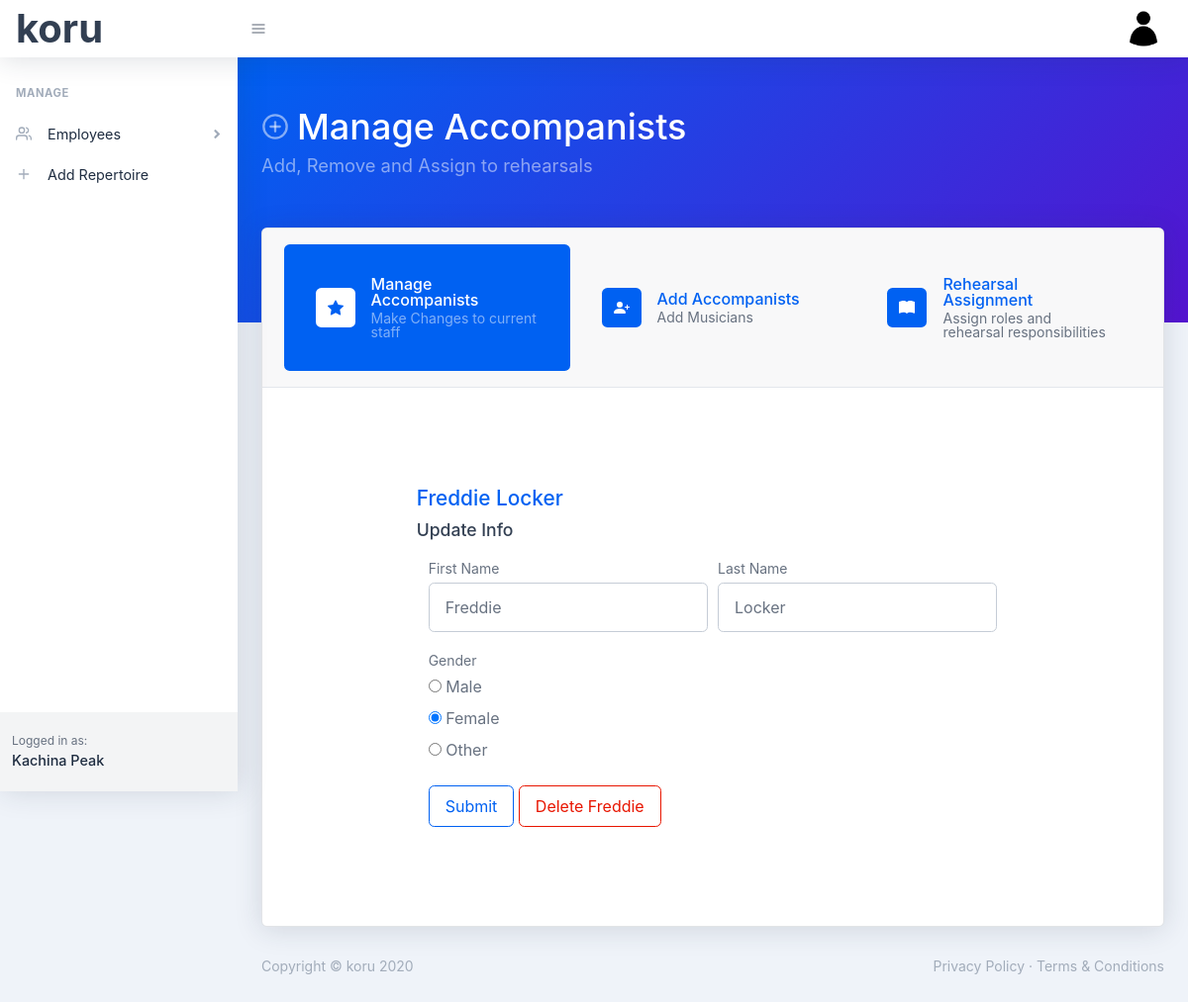
Page /accompanist/1 (signed in) on the committed database.
### koru/models.py (models this page shows, shortened)
class User(db.Model, UserMixin):
    id = db.Column(db.Integer, primary_key=True)
    first_name = db.Column(db.String(30), nullable=False)
    last_name = db.Column(db.String(30), nullable=False)
    company_name = db.Column(db.String(60), nullable=False)
    email = db.Column(db.String(60), unique=True, nullable=False)
    image_file = db.Column(db.String(20), nullable=False, default='default.png')
    password = db.Column(db.String(60), nullable=False)
    dancers = db.relationship('Dancer', backref='company', lazy=True)
    balletmasters= db.relationship('BalletMaster', backref='company', lazy=True)
    accompanists = db.relationship('Accompanist', backref='company', lazy=True)
    repetiteurs = db.relationship('Repetiteur', backref='company', lazy=True)

class Accompanist(db.Model):
    id = db.Column(db.Integer, primary_key=True)
    first_name = db.Column(db.String(30), nullable=False)
    last_name = db.Column(db.String(30), nullable=False)
    gender = db.Column(db.String(20), nullable=False)
    user_id = db.Column(db.Integer, db.ForeignKey('user.id'), nullable=False)

### koru/accompanists/routes.py (the view)
@accompanists.route('/accompanist/<int:accompanist_id>', methods=['GET', 'POST'])
@login_required
def accompanist(accompanist_id):
    accompanist = Accompanist.query.get_or_404(accompanist_id)
    if accompanist.company != current_user:
        abort(403)
    form = AddAccompanistForm()
    if form.validate_on_submit():
        accompanist.first_name = form.first_name.data
        accompanist.last_name = form.last_name.data
        accompanist.gender = form.gender.data
        db.session.commit()
        flash(f'{accompanist.first_name} updated', 'success')
        return redirect(url_for('accompanists.manage_accompanists'))
    elif request.method == 'GET':
        form.first_name.data = accompanist.first_name
        form.last_name.data = accompanist.last_name
        form.gender.data = accompanist.gender
    return render_template('accompanist.html', title=accompanist.first_name, manageActive='active', form=form, accompanist=accompanist)

### koru/accompanists/forms.py
class AddAccompanistForm(FlaskForm):
    first_name = StringField('First Name', validators=[DataRequired()])
    last_name = StringField('Last Name', validators=[DataRequired()])
    gender = RadioField(u'Gender', choices=[('Male'), ('Female'), ('Other')])
    submit = SubmitField('Submit')

### koru/models.py (called while the page is built)
@login_manager.user_loader
def load_user(user_id):
    return User.query.get(int(user_id))

### koru/templates/accompanist.html (shortened to what this page needs)
{% extends "manageAccompanistLayout.html" %}
{% block accompanistbody %}
<div class="tab-pane py-5 py-xl-10 fade show active" id="wizard1" role="tabpanel" aria-labelledby="wizard1-tab">
    <div class="row justify-content-center">
        <div class="col-xxl-6 col-xl-8 col-lg-10 col-md-10 col-sm-10 col-xs-12 m-1">
            <h3 class="text-primary">{{ accompanist.first_name }} {{ accompanist.last_name }}</h3>
            <h5 class="card-title">Update Info</h5>
            <form class="col-sm-12" method="POST" action="">
                <div class="form-row">
                    <div class="form-group col-md-6">
                        {{ form.first_name.label(class="small mb-1") }}
                        {% if form.first_name.errors %}
                            {{ form.first_name(class="form-control py-4 is-invalid", placeholder="First Name") }}
                                <div class="invalid-feedback">
                                    {% for error in form.first_name.errors %}
                                        <span>{{ error }}</span>
                                    {% endfor %}
                                </div>
                            {% else %}
                                {{ form.first_name(class="form-control py-4", placeholder="First Name") }}
                            {% endif %}
                    </div>
                    <div class="form-group col-md-6">
                        {{ form.last_name.label(class="small mb-1") }}
                        {% if form.last_name.errors %}
                            {{ form.last_name(class="form-control py-4 is-invalid", placeholder="Last Name") }}
                                <div class="invalid-feedback">
                                    {% for error in form.last_name.errors %}
                                        <span>{{ error }}</span>
                                    {% endfor %}
                                </div>
                            {% else %}
                                {{ form.last_name(class="form-control py-4", placeholder="Last Name") }}
                            {% endif %}
                    </div>
                </div>
                <div class="form-row">
                    <div class="form-group col-md-6">
                        {{ form.gender.label(class="small mb-1") }}
                        {% if form.gender.errors %}
                            {% for subfield in form.gender %} </br>
                                <tr>
                                    <td>{{ subfield }}</td>
                                    <td>{{ subfield.label }}</td>
                                </tr>
                            {% endfor %}</br>
                            {% for error in form.gender.errors %}
                                <span style="color: red;">{{ error }}</span>
                            {% endfor %}
                            {% else %}
                            {% for subfield in form.gender %} </br>
                                <tr>
                                    <td>{{ subfield }}</td>
                                    <td>{{ subfield.label }}</td>
                                </tr>
                            {% endfor %}
                            {% endif %}
                    </div>
                </div>
                {{ form.submit(class="btn btn-outline-primary") }}
                <button type="button" class="btn btn-outline-danger" data-toggle="modal" data-target="#deleteModalCenter">Delete {{ accompanist.first_name }}</button>
            </form>
        </div>
    </div>
</div>
{% endblock %}

### koru/templates/layout.html (shortened to what this page needs)
<!DOCTYPE html>
<html lang="en">
    <head>
        <link href="../static/css/styles.css" rel="stylesheet" />
        <link href="https://cdn.datatables.net/1.10.21/css/jquery.dataTables.min.css" type="text/css" rel="stylesheet" />
    </head>
    <body class="nav-fixed">
        <nav class="topnav navbar navbar-expand shadow navbar-light bg-white" id="sidenavAccordion">
            <a class="navbar-brand" style="font-size: 40px;" href="{{ url_for('main.index') }}">koru</a>
            <button class="btn btn-icon btn-transparent-dark order-1 order-lg-0 mr-lg-2" id="sidebarToggle" href="#"><i data-feather="menu"></i></button>
            <ul class="navbar-nav align-items-center ml-auto">
                {% if current_user.is_authenticated %}
                <li class="nav-item dropdown no-caret mr-2 dropdown-user">
                    <a class="btn btn-icon btn-transparent-dark dropdown-toggle" id="navbarDropdownUserImage" href="javascript:void(0);" role="button" data-toggle="dropdown" aria-haspopup="true" aria-expanded="false"><img class="img-fluid" src="../static/images/profile_pics/{{ current_user.image_file }}" /></a>
                </li>
                {% else %}
                <a class="nav-link" href="{{ url_for('users.register') }}">Register</a>
                <a class="nav-link" href="{{ url_for('users.login') }}">Login</a>
                {% endif %}
            </ul>
        </nav>
        <div id="layoutSidenav">
            <div id="layoutSidenav_nav">
                <nav class="sidenav shadow-right sidenav-light">
                    <div class="sidenav-menu">
                        <div class="nav accordion" id="accordionSidenav">
                            <div class="sidenav-menu-heading">Manage</div>
                            <a class="nav-link collapsed" href="javascript:void(0);" data-toggle="collapse" data-target="#collapseDashboards" aria-expanded="false" aria-controls="collapseDashboards">
                                <div class="nav-link-icon"><i data-feather="users"></i></div>
                                Employees
                                <div class="sidenav-collapse-arrow"><i class="fas fa-angle-down"></i></div>
                            </a>
                            <a class="nav-link" href="charts.html">
                                <div class="nav-link-icon"><i data-feather="plus"></i></div>
                                Add Repertoire
                            </a>
                        </div>
                    </div>
                    <div class="sidenav-footer">
                        <div class="sidenav-footer-content">
                            <div class="sidenav-footer-subtitle">Logged in as:</div>
                            <div class="sidenav-footer-title">{{ current_user.company_name }}</div>
                        </div>
                    </div>
                </nav>
            </div>
            <div id="layoutSidenav_content">
                <main>
                    {% block header %} {% endblock %}
                        {% block main %} {% endblock %}
                </main>
                <footer class="footer mt-auto footer-light">
                    <div class="container-fluid">
                        <div class="row">
                            <div class="col-md-6 small">Copyright &copy; koru 2020</div>
                            <div class="col-md-6 text-md-right small">
                                <a href="#!">Privacy Policy</a>
                                &middot;
                                <a href="#!">Terms &amp; Conditions</a>
                            </div>
                        </div>
                    </div>
                </footer>
            </div>
        </div>
    </body>
</html>

### rows in the picture
User: image_file (placeholder picture), company_name "Kachina Peak"
Accompanist: first_name "Freddie", last_name "Locker"

### other values in the picture
{{ subfield.label }} "Male" "Female" "Other"
